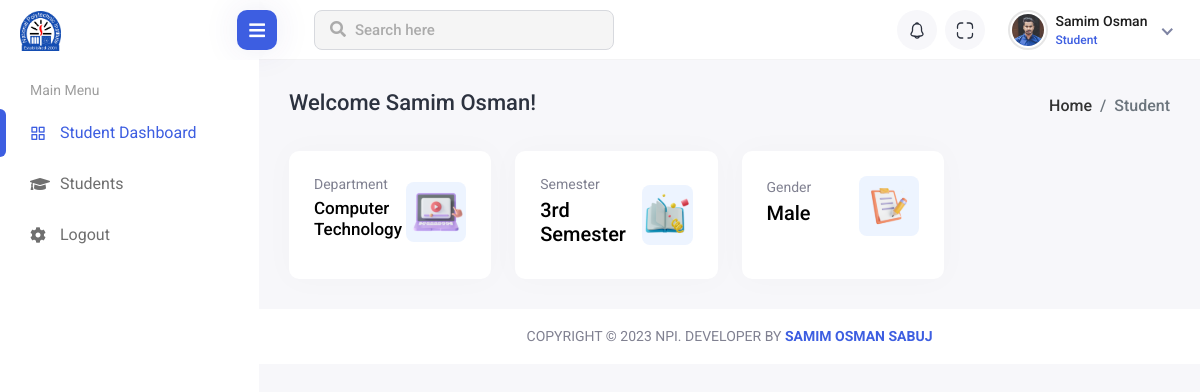
Page / (signed in) on the earlier database version.
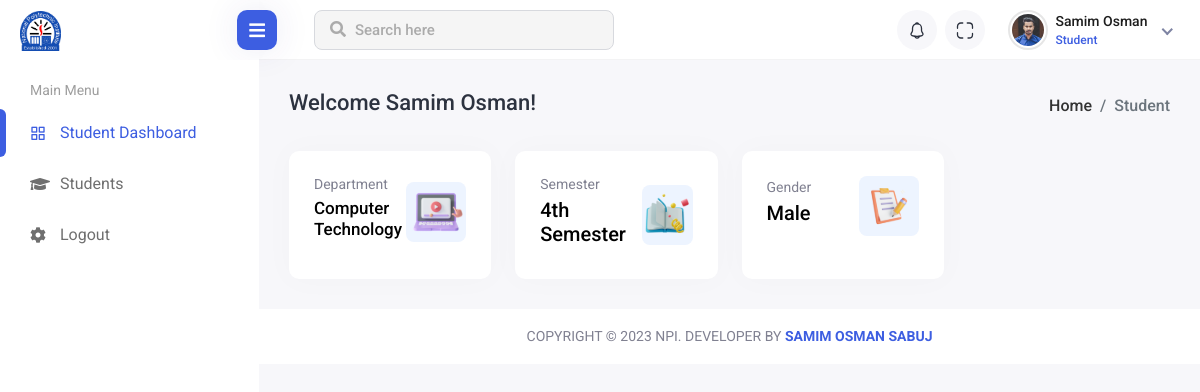
Same page on the later database version.
### account/models.py (models this page shows, shortened)
class User(AbstractBaseUser, PermissionsMixin):
    email = models.EmailField(max_length=50, blank=False, unique=True)
    username = models.CharField(max_length=40, validators=[UnicodeUsernameValidator], unique=True)
    is_active = models.BooleanField(default=True)
    is_staff = models.BooleanField(default=False)
    is_superuser = models.BooleanField(default=False)
    date_joined = models.DateTimeField(auto_now_add=True)
    objects = UserManager()
    is_student = models.BooleanField(default=False)
    is_teacher = models.BooleanField(default=False)
    is_adminstaff = models.BooleanField(default=False)
    USERNAME_FIELD = 'username'
    REQUIRED_FIELDS = ['email',]
    class Meta:
        ordering = ['-date_joined']
    def __str__(self):
        return self.username

class student(User):
    GENDER = (
        ('Male', 'Male'),
        ('Female', 'Female'),
        ('Others', 'Others'),
    )
    RELIGION = (
        ('Islam', 'Islam'),
        ('Hindu', 'Hindu'),
        ('Chirstian', 'Chirstian'),
        ('Buddist', 'Buddist'),
        ('Others', 'Others'),
    )
    BLOOD_GROUP = (
        ('A+', 'A+'),
        ('A-', 'A-'),
        ('B+', 'B+'),
        ('B-', 'B-'),
        ('O+', 'O+'),
        ('O-', 'O-'),
        ('AB+', 'AB+'),
        ('AB-', 'AB-'),
    )
    first_name = models.CharField(max_length=20)
    last_name = models.CharField(max_length=20)
    address = models.TextField(blank=True)
    gender = models.CharField(choices=GENDER, max_length=10, blank=True, null=False)
    date_of_birth = models.DateField(blank=True, null=False)
    blood_group = models.CharField(choices=BLOOD_GROUP, max_length=5, blank=True, null=False)
    roll_no = models.PositiveIntegerField(blank=True)
    religion = models.CharField(choices=RELIGION, max_length=10, blank=True, null=False)
    phone_number = models.TextField()
    student_image = models.ImageField(upload_to='student/img/', blank=True, null=False, default='student_avatar.png/')
    department = models.ForeignKey(Department, on_delete=models.CASCADE, related_name='student_deparment', blank=True, null=True)
    semester = models.CharField(max_length=40)
    tuition_fees_discount = models.IntegerField(blank=True, null=True)
    otp_token = models.CharField(max_length=6, blank=True, null=True)
    is_varified = models.BooleanField(default=False)

### department/models.py (models this page shows)
class Department(models.Model):
    title = models.CharField(max_length=100)
    department_code  = models.PositiveIntegerField()
    established_date = models.DateTimeField(auto_now_add=True)
    HOD = models.CharField(max_length=50, blank=True, null=True)
    def __str__(self) -> str:
        return self.title

### home/views.py (the view, shortened to what this page needs)
# urls.py: 2. Add a URL to urlpatterns:  path('', views.home, name='home')
@login_required(login_url='login')
def home(request):
    user = request.user
    if user.is_teacher == True:
        Teacher = teacher.objects.get(username=user)
        depart = Department.objects.get(title=Teacher.department)
        students = student.objects.all()
        depart_students = student.objects.filter(department=depart)
        depart_teacher = teacher.objects.filter(department=depart)
        context = {
            'Teacher': Teacher,
            'depart_students': depart_students,
            'depart_teacher': depart_teacher,
            'students': students
            }
        return render(request, 'home/teacher_home.html', context)
    elif user.is_student == True:
        Student = student.objects.get(username=user)
        context = {'Student': Student}
        return render(request, 'home/student_home.html', context)

### templates/home/student_home.html (shortened to what this page needs)
{% extends '../base/base.html' %}
{% load static %}
{% block body_content %}
<div class="content container-fluid">
    <div class="page-header">
        <div class="row">
            <div class="col-sm-12">
                <div class="page-sub-header">
                    <h3 class="page-title">Welcome {{Student.first_name|title}} {{Student.last_name|title}}!</h3>
                    <ul class="breadcrumb">
                        <li class="breadcrumb-item"><a href="{% url 'home' %}">Home</a></li>
                        <li class="breadcrumb-item active">Student</li>
                    </ul>
                </div>
            </div>
        </div>
    </div>
    <div class="row">
        <div class="col-xl-3 col-sm-6 col-12 d-flex">
            <div class="card bg-comman w-100">
                <div class="card-body">
                    <div class="db-widgets d-flex justify-content-between align-items-center">
                        <div class="db-info">
                            <h6>Department</h6>
                            <h5 style="font-size: 17px;">{{Student.department}}</h5>
                        </div>
                        <div class="db-icon">
                            <img src="{% static 'img/icons/teacher-icon-01.svg' %}" alt="Dashboard Icon">
                        </div>
                    </div>
                </div>
            </div>
        </div>
        <div class="col-xl-3 col-sm-6 col-12 d-flex">
            <div class="card bg-comman w-100">
                <div class="card-body">
                    <div class="db-widgets d-flex justify-content-between align-items-center">
                        <div class="db-info">
                            <h6>Semester</h6>
                            <h5>{{Student.semester}}</h5>
                        </div>
                        <div class="db-icon">
                            <img src="{% static 'img/icons/teacher-icon-02.svg' %}" alt="Dashboard Icon">
                        </div>
                    </div>
                </div>
            </div>
        </div>
        <div class="col-xl-3 col-sm-6 col-12 d-flex">
            <div class="card bg-comman w-100">
                <div class="card-body">
                    <div class="db-widgets d-flex justify-content-between align-items-center">
                        <div class="db-info">
                            <h6>Gender</h6>
                            <h5>{{Student.gender}}</h5>
                        </div>
                        <div class="db-icon">
                            <img src="{% static 'img/icons/student-icon-01.svg' %}" alt="Dashboard Icon">
                        </div>
                    </div>
                </div>
            </div>
        </div>
        <div class="col-xl-3 col-sm-6 col-12 d-flex">
        </div>
    </div>
</div>
{% endblock body_content %}

### templates/base/header.html (shortened to what this page needs)
{% load static %}
{% load notifications_tags %}
<div class="header">
    <div class="header-left">
        <a href="{% url 'home' %}" class="logo">
            <img src="{% static 'img/npi.png' %}" alt="Logo">
        </a>
    </div>
    <div class="menu-toggle">
        <a href="javascript:void(0);" id="toggle_btn">
            <i class="fas fa-bars"></i>
        </a>
    </div>
    <div class="top-nav-search">
        <form>
            <input type="text" class="form-control" placeholder="Search here">
            <button class="btn" type="submit"><i class="fas fa-search"></i></button>
        </form>
    </div>
    <ul class="nav user-menu">
        <li class="nav-item dropdown noti-dropdown me-2">
            <a href="#" class="dropdown-toggle nav-link header-nav-list" data-bs-toggle="dropdown">
                <img src="{% static 'img/icons/header-icon-05.svg' %}" alt="">
            </a>
        </li>
        <li class="nav-item zoom-screen me-2">
            <a href="#" class="nav-link header-nav-list win-maximize">
                <img src="{% static 'img/icons/header-icon-04.svg' %}" alt="">
            </a>
        </li>
        <li class="nav-item dropdown has-arrow new-user-menus">
            <a href="#" class="dropdown-toggle nav-link" data-bs-toggle="dropdown">
                {% if request.user.is_teacher == True %}
                <span class="user-img">
                    {% if Teacher.teacher_image %}
                    <img class="rounded-circle" src="{{Teacher.teacher_image.url}}" width="31" alt="Soeng Souy">
                    {% else %}
                    <i class="fa fa-user fa-2x" aria-hidden="true"></i>
                    {% endif %}
                    <div class="user-text">
                        <h6>{{Teacher.first_name}} {{Teacher.last_name}}</h6>
                        <p class="text-muted mb-0">Teacher</p>
                    </div>
                </span>
                {% elif request.user.is_student == True %}
                <span class="user-img">
                    {% if Student.student_image %}
                    <img class="rounded-circle" src="{{Student.student_image.url}}" width="31" alt="Soeng Souy">
                    {% else %}
                    <i class="fa fa-user fa-2x" aria-hidden="true"></i>
                    {% endif %}
                    <div class="user-text">
                        <h6>{{Student.first_name}} {{Student.last_name}}</h6>
                        <p class="text-muted mb-0">Student</p>
                    </div>
                </span>
                {% endif %}
            </a>
        </li>
    </ul>
</div>

Differences in the rows shown:
changed student "Samim": semester "3rd Semester" → "4th Semester"
